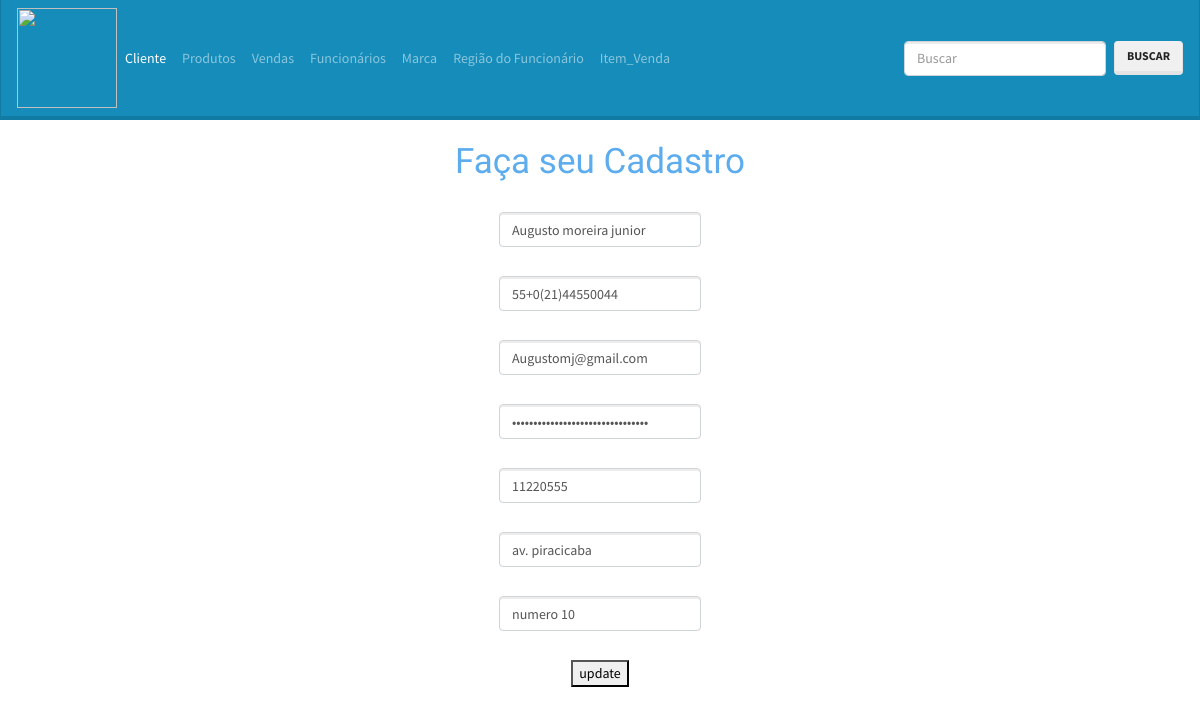
Page /site_completo/cliente/cliente.php?edit=1 on the committed database.
### tables this page shows
CREATE TABLE IF NOT EXISTS `cliente` (
  `idcliente` int(11) NOT NULL AUTO_INCREMENT,
  `nome` varchar(45) NOT NULL,
  `telefone` varchar(45) NOT NULL,
  `email` varchar(45) DEFAULT NULL,
  `senha` varchar(32) NOT NULL,
  `cep` decimal(10,0) NOT NULL,
  `endereco` varchar(45) DEFAULT NULL,
  `complemento` varchar(45) DEFAULT NULL,
  PRIMARY KEY (`idcliente`)
);

### site_completo/cliente/crud2.php (called while the page is built, shortened)
<?php
include_once 'db2.php';
if(isset($_GET['edit']))
{
	$SQL = $MySQLiconn->query("SELECT * FROM cliente WHERE idcliente=".$_GET['edit']);
	$getROW = $SQL->fetch_array();
}
?>

### site_completo/cliente/cliente.php (the view, shortened to what this page needs)
<?php
include_once 'crud2.php';
?>
<!DOCTYPE html PUBLIC "-//W3C//DTD XHTML 1.0 Transitional//EN" "http://www.w3.org/TR/xhtml1/DTD/xhtml1-transitional.dtd">
<html xmlns="http://www.w3.org/1999/xhtml">
<head>
<link type="text/css" rel="stylesheet" href ="style2.css">
<link type="text/css" rel="stylesheet" href ="../css/style.css">
	<link href="https://maxcdn.bootstrapcdn.com/bootswatch/4.0.0-beta.3/lumen/bootstrap.min.css" rel="stylesheet">
</head>
<body>
	<nav class="navbar navbar-expand-lg navbar-dark bg-primary">
	  <a href="../index.php"><img class="formiga" src="http://www.jogosdesoletrar.com/data/images/formiga-rainha,-a-formiga-com-uma-vida-mais-longa_51965f0a8b9a5-thumb.jpg"></a>
	  <div class="collapse navbar-collapse" id="navbarColor01">
	    <ul class="navbar-nav mr-auto">
	      <li class="nav-item active">
	        <a class="nav-link" href="../cliente/cliente.php">Cliente</a>
	      </li>
	      <li class="nav-item">
	        <a class="nav-link" href="../produtos/produtos.php">Produtos</a>
	      </li>
	      <li class="nav-item">
	        <a class="nav-link" href="../vendas/vendas.php">Vendas</a>
	      </li>
	      <li class="nav-item">
	        <a class="nav-link" href="../funcionarios/cad_funciona.php">Funcionários</a>
	      </li>
	      <li class="nav-item">
	        <a class="nav-link" href="../marca/marca.php">Marca</a>
	      </li>
	      <li class="nav-item">
	        <a class="nav-link" href="../regiao/regiao.php">Região do Funcionário</a>
	      </li>
	      <li class="nav-item">
	        <a class="nav-link" href="../item_venda/item_venda.php">Item_Venda</a>
	      </li>
	    </ul>
	    <form class="form-inline my-2 my-lg-0" action="../busca.php" method="post">
	        <input name="buscar" class="form-control mr-sm-2" type="text" placeholder="Buscar">
	        <button class="btn btn-secondary my-2 my-sm-0" type="submit">Buscar</button>
	    </form>
	  </div>
	</nav>
<br/>
<div class="a">
	<h1>Faça seu Cadastro</h1>
	<br/>
</div>
<div class="b">
<div id="form">
<form method="post">
<label><input class="form-control" type="text" name="nome" placeholder="Nome" value="<?php if(isset($_GET['edit'])) echo $getROW['nome'];  ?>" /></label><br/><br/>
<label><input class="form-control" type="text" name="telefone" placeholder="Telefone" value="<?php if(isset($_GET['edit'])) echo $getROW['telefone'];  ?>" /></label><br/><br/>
<label><input class="form-control" type="text" name="email" placeholder="Email" value="<?php if(isset($_GET['edit'])) echo $getROW['email'];  ?>" /></label><br/><br/>
<label><input class="form-control" type="password" name="senha" placeholder="Senha" value="<?php if(isset($_GET['edit'])) echo $getROW['senha'];  ?>" /></label><br/><br/>
<label><input class="form-control" type="text" name="cep" placeholder="Cep" value="<?php if(isset($_GET['edit'])) echo $getROW['cep'];  ?>" /></label><br/><br/>
<label><input class="form-control" type="text" name="endereco" placeholder="Endereço" value="<?php if(isset($_GET['edit'])) echo $getROW['endereco'];  ?>" /></label><br/><br/>
<label><input class="form-control" type="text" name="complemento" placeholder="complemento" value="<?php if(isset($_GET['edit'])) echo $getROW['complemento'];  ?>" /></label><br/><br/>
<?php
if(isset($_GET['edit']))
{
	?>
	<button type="submit" name="update">update</button>
	<?php
}
else
{
	?>
	<button class="btn btn-primary" type="submit" name="save">Salvar</button>
	<?php
}
?>
</form>
</div>
</div>
<br/><br/>
</body>
</html>

### site_completo/cliente/style2.css (style rules this page uses)
.a h1 { text-align: center; color:#5CACEE; font-family: 'Oleo Script', cursive; }
.b form { text-align: center; }

### site_completo/css/style.css (style rules this page uses)
.formiga { width: 100px; height: 100px; }

### rows in the picture
cliente: nome "Augusto moreira junior", telefone "55+0(21)44550044", email "Augustomj@gmail.com", cep "11220555", endereco "av. piracicaba", complemento "numero 10"
